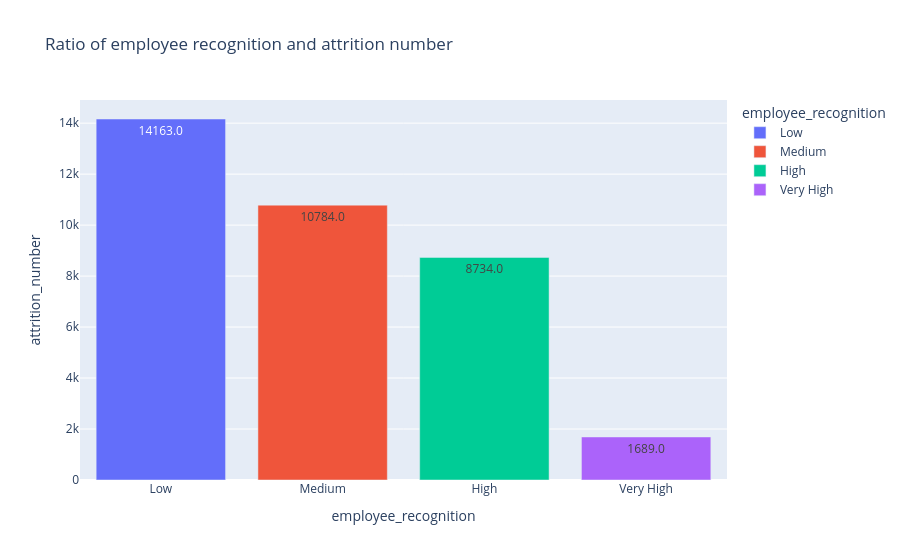

The notebook cell saved with this chart:
### Code cell
d = df[df['attrition']=='Left'].groupby('employee_recognition')['attrition'].count().sort_values(ascending=False).reset_index(name='attrition_number')

fig = px.bar(
    d, 
    x='employee_recognition',
    y='attrition_number',
    title='Ratio of employee recognition and attrition number',
    text_auto='.1f',
    color='employee_recognition'
)

fig.show()

### Figure 1 — Plotly figure (JSON) as saved in the notebook; plotly's stock layout.template omitted (floating-point values rounded to 4 significant figures)
{"data": [{"hovertemplate": "employee_recognition=%{x}<br>attrition_number=%{y}<extra></extra>", "legendgroup": "Low", "marker": {"color": "#636efa", "pattern": {"shape": ""}}, "name": "Low", "orientation": "v", "showlegend": true, "textposition": "auto", "texttemplate": "%{y:.1f}", "type": "bar", "x": ["Low"], "xaxis": "x", "y": [14163], "yaxis": "y"}, {"hovertemplate": "employee_recognition=%{x}<br>attrition_number=%{y}<extra></extra>", "legendgroup": "Medium", "marker": {"color": "#EF553B", "pattern": {"shape": ""}}, "name": "Medium", "orientation": "v", "showlegend": true, "textposition": "auto", "texttemplate": "%{y:.1f}", "type": "bar", "x": ["Medium"], "xaxis": "x", "y": [10784], "yaxis": "y"}, {"hovertemplate": "employee_recognition=%{x}<br>attrition_number=%{y}<extra></extra>", "legendgroup": "High", "marker": {"color": "#00cc96", "pattern": {"shape": ""}}, "name": "High", "orientation": "v", "showlegend": true, "textposition": "auto", "texttemplate": "%{y:.1f}", "type": "bar", "x": ["High"], "xaxis": "x", "y": [8734], "yaxis": "y"}, {"hovertemplate": "employee_recognition=%{x}<br>attrition_number=%{y}<extra></extra>", "legendgroup": "Very High", "marker": {"color": "#ab63fa", "pattern": {"shape": ""}}, "name": "Very High", "orientation": "v", "showlegend": true, "textposition": "auto", "texttemplate": "%{y:.1f}", "type": "bar", "x": ["Very High"], "xaxis": "x", "y": [1689], "yaxis": "y"}], "layout": {"barmode": "relative", "legend": {"title": {"text": "employee_recognition"}, "tracegroupgap": 0}, "title": {"text": "Ratio of employee recognition and attrition number"}, "xaxis": {"anchor": "y", "categoryarray": ["Low", "Medium", "High", "Very High"], "categoryorder": "array", "domain": [0, 1], "title": {"text": "employee_recognition"}}, "yaxis": {"anchor": "x", "domain": [0, 1], "title": {"text": "attrition_number"}}}}
